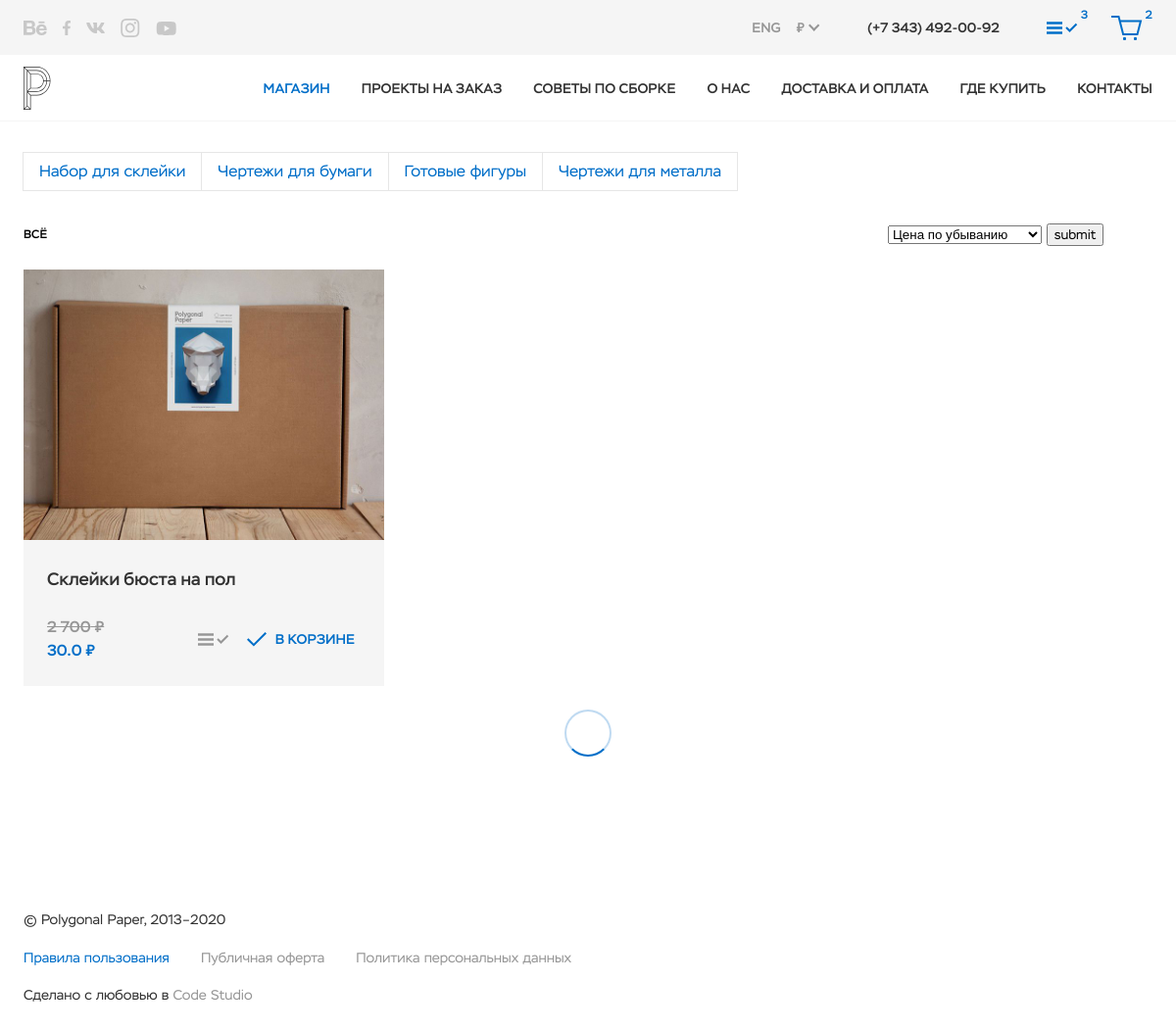
Before: /ru/na-pol/na-pol/ with the older database file.
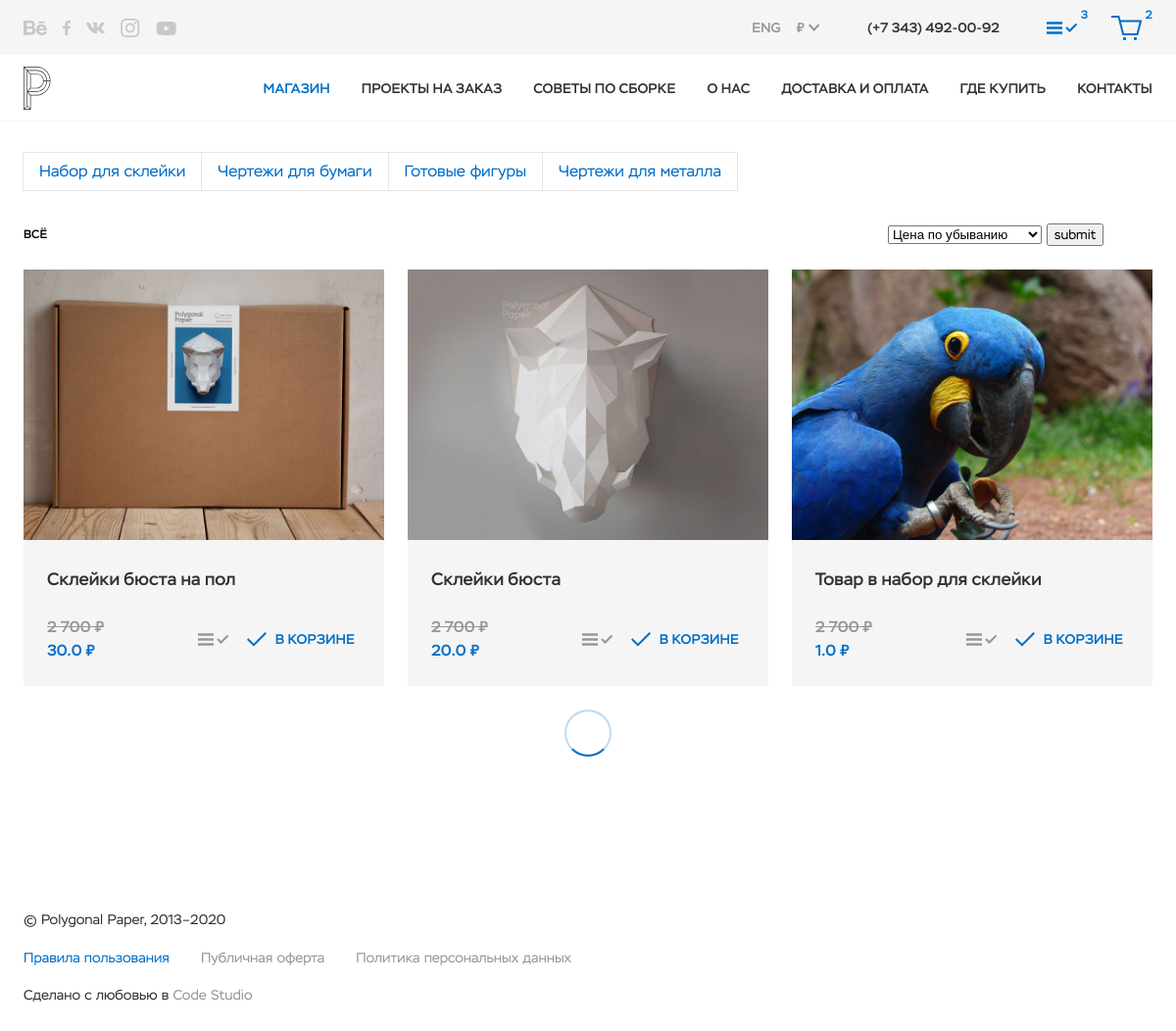
After: the same page with the newer database file.
### shop/models.py (models this page shows, shortened)
class category(models.Model):
	order = models.IntegerField('Порядок показа')
	is_active = models.BooleanField('Показывать на сайте', default=True)
	keywords = models.CharField('Ключевые слова', max_length=1000, blank=True)
	description = models.CharField('Описание', max_length=1000, blank=True)
	title = models.CharField('Заголовок', max_length=500)
	name = models.CharField('Название', max_length=300)
	slug = models.SlugField('URL', max_length=50, allow_unicode=True, blank=True,
							help_text='URL генерируется автоматически из названия раздела, но может быть задан вручную',
							unique=True)
	figure_size_heading = models.CharField('Заголовок размера фигуры', default='Размер фигуры', max_length=300)
	paper_size_heading = models.CharField('Заголовок размера бумаги', default='Размер бумаги', max_length=300)
	color_heading = models.CharField('Заголовок цвета', default='Цвет', max_length=300)
	difficulty_heading = models.CharField('Заголовок сложности', default='Сложность', max_length=300)
	time_heading = models.CharField('Заголовок времени сбора', default='Время сбора', max_length=300)
	paper_amount_heading = models.CharField('Заголовок количество листов', default='Количество листов', max_length=300)
	connected_items_heading = models.CharField('Заголовок товара в других категориях',
											   default='Товар в других категориях', max_length=300)
	bottom_heading = models.CharField('Заголовок нижнего блока', default='Что с этим делать', max_length=300)
	delivery_heading = models.CharField('Заголовок доставки и оплаты', default='Доставка и оплата', max_length=300)
	other_models_heading = models.CharField('Заголовок других моделей', default='Другие модели', max_length=300)
	class Meta:
		ordering = ['order']
		verbose_name = 'материал'
		verbose_name_plural = 'Категории'

class item(models.Model):
	order = models.IntegerField('Порядок показа')
	views = models.FloatField('Количество просмотров товара', null=True, blank=True)
	is_active = models.BooleanField('Показывать на сайте', default=True)
	keywords = models.CharField('Ключевые слова', max_length=1000, blank=True)
	description = models.CharField('Описание', max_length=1000, blank=True)
	title = models.CharField('Заголовок', max_length=500)
	slug = models.SlugField('URL', max_length=50, allow_unicode=True, blank=True,
							help_text='URL генерируется автоматически из названия раздела, но может быть задан вручную',
							unique=True)
	name = models.CharField('Название', max_length=500)
	category = models.ForeignKey(subcategory, on_delete=models.CASCADE, verbose_name='Категория')
	main_photo_xxl2 = ResizedImageField('Основное изображение', size=[2400, 1800], crop=['middle', 'center'],
										upload_to=get_file_path, quality=80,
										help_text='Формат файла: jpg, jpeg или png. Ограничение размера: 3 Мбайт.')
	main_photo_popup = models.ImageField(upload_to=get_file_path, blank=True, null=True)
	main_photo_xs2 = models.ImageField(upload_to=get_file_path, blank=True, null=True)
	main_photo_xxl = models.ImageField(upload_to=get_file_path, blank=True, null=True)
	main_photo_xs = models.ImageField(upload_to=get_file_path, blank=True, null=True)
	video_title = models.CharField('Заголовок видео-ссылки под слайдером', max_length=500, blank=True)
	video_link = models.CharField('Ссылка на видео под слайдером', max_length=500, blank=True)
	figure_size = models.CharField('Размеры фигуры', max_length=100, blank=True)
	paper_size = models.CharField('Размеры листа', max_length=100, blank=True)
	color = models.CharField('Цвет', max_length=500, blank=True)
	difficulty = models.CharField('Сложность', choices=[('1', 'Низкая'), ('2', 'Средняя'), ('3', 'Высокая')],
								  max_length=100, blank=True)
	time = models.CharField('Время сборки', max_length=500, blank=True)
	paper_amount = models.CharField('Количество листов', max_length=500, blank=True)
	about = RichTextField('Текст справа', blank=True)
	connected_items = models.ManyToManyField('self', blank=True, verbose_name='Связанные товары')
	bottom_photo_xxl2 = ResizedImageField('Картинка для нижнего блока', size=[2400, 1800], crop=['middle', 'center'],
										  upload_to=get_file_path, quality=80,
										  help_text='Формат файла: jpg, jpeg или png. Ограничение размера: 3 Мбайт.',
										  blank=True)
	bottom_photo_xs2 = models.ImageField(upload_to=get_file_path, blank=True, null=True)
	bottom_photo_xxl = models.ImageField(upload_to=get_file_path, blank=True, null=True)
	bottom_photo_xs = models.ImageField(upload_to=get_file_path, blank=True, null=True)
	bottom_list = RichTextField('Список для нижнего блока', blank=True)
	bottom_link_title = models.CharField('Заголовок файла для нижнего блока', max_length=500, blank=True)
	bottom_link = models.FileField('Файл для нижнего блока', upload_to=get_file_path,
								   validators=[FileExtensionValidator(['pdf'])],
								   help_text='Формат файла: pdf. Ограничени размера: 1 Мбайт.', blank=True)
	bottom_text = RichTextField('Текст под нижним блоком', blank=True)
	price_rub = models.IntegerField('Цена в рублях', null=True, blank=True)
	price_eur = models.IntegerField('Цена в евро', null=True, blank=True)
	price_usd = models.IntegerField('Цена в долларах', null=True, blank=True)
	weight = models.FloatField('Вес товара, кг', null=True, blank=True)
	length = models.FloatField('Длина, мм', null=True, blank=True)
	width = models.FloatField('Ширина, мм', null=True, blank=True)
	height = models.FloatField('Высота, мм', null=True, blank=True)
	__original_main_photo_xxl2 = None
	__original_bottom_photo_xxl2 = None
	def __init__(self, *args, **kwargs):
		super(item, self).__init__(*args, **kwargs)
		self.__original_main_photo_xxl2 = self.main_photo_xxl2
		self.__original_bottom_photo_xxl2 = self.bottom_photo_xxl2
	class Meta:
		ordering = ['order']
		verbose_name = 'материал'
		verbose_name_plural = 'Товары'
	@cached_property
	def display_main_image(self):
		return format_html('<img src="{img}" width="300">', img=self.main_photo_xxl2.url)
	display_main_image.short_description = 'Предпросмотр основного изображения'
	def display_bottom_image(self):
		return format_html('<img src="{img}" width="300">', img=self.bottom_photo_xxl2.url)
	display_bottom_image.short_description = 'Предпросмотр изображения нижнего блока'

### shop/views.py (the view)
# urls.py: path('<slug:category_slug>/<slug:subcategory_slug>/', views.subcategory_view, name='subcategory_view'),
def subcategory_view(request, category_slug, subcategory_slug):
	sort1 = sort(request)
	get_object_or_404(subcategory, slug=subcategory_slug)
	current_category = category.objects.filter(slug=category_slug).first()
	current_subcategory = subcategory.objects.filter(slug=subcategory_slug).first()
	all_categories = category.objects.all()
	current_subcategories = subcategory.objects.filter(category=current_category)
	items = []
	for item_object in item.objects.filter(category=current_subcategory).order_by(sort1):
		items.append(item_object)
	content = {
		'current_subcategories': current_subcategories,
		'all_categories': all_categories,
		'current_category': current_category,
		'current_subcategory': current_subcategory,
		'items': items,
	}
	return render(request, 'subcategory_filter.html', content)

### shop/views.py (called while the page is built)
def sort(request):
	val = request.POST.get('select')
	if val == '1':
		return 'price_rub'
	else:
		return '-price_rub'

### templates/subcategory_filter.html (shortened to what the changed rows need)
{% extends 'main_catalog.html' %}
{% block category %}
									<div class="tabs-content c-filter__tabs-content tabs-content--active" data-tab-content="tab-1">
										<div class="catalog-list">
											<div class="catalog-list__row">
                                    {% for item in items %}
                                    <div class="catalog-list__col">
                                        <div class="c-card c-card--model">
                                            <a class="c-card__img-wrap" href="/{{ item.category.category.slug }}/{{ item.category.slug }}/{{ item.slug }}">
                                                <div class="c-card__img-ratio">
                                                    <picture>
                                                        <source media="(min-width: 2560px)" srcset="{{ item.main_photo_xxl.url }} 1x, {{ item.main_photo_xxl2.url }} 2x">
                                                        <img class="c-card__img" src="{{ item.main_photo_xs.url }}" srcset="{{ item.main_photo_xs2.url }} 2x" width="728" height="546" alt="">
                                                    </picture>
                                                </div>
                                            </a>
                                            <div class="c-card__content">
                                                <h3 class="c-card__title">
                                                    <a class="c-card__title-link" href="catalog-item.html">{{ item.title }}</a>
                                                </h3>
                                                <div class="c-card__footer">
                                                    <div class="price price--c-card">
                                                        <div class="price__value price__value--old">2&nbsp;700<span
                                                                class="price__unit">&nbsp;₽</span></div>
                                                        <div class="price__value">{{ item.price_rub }}<span
                                                                class="price__unit">&nbsp;₽</span></div>
                                                    </div>
                                                    <div class="c-card__buttons">
                                                        <button class="btn-count btn-count--short btn-count--card"
                                                                type="button">
                                                            <div class="btn-count__icon-wrap">
                                                                <svg class="btn-count__icon" viewBox="0 0 32 25"
                                                                     width="32" height="25">
                                                                    <use xlink:href="img/sprite.svg#icon-compare"></use>
                                                                </svg>
                                                            </div>
                                                        </button>
                                                        <button class="btn-count btn-count--buy btn-count--card btn-count--active"
                                                                type="button">
                                                            <div class="btn-count__icon-wrap">
                                                                <svg class="btn-count__icon" viewBox="0 0 22 19"
                                                                     width="22" height="19">
                                                                    <use xlink:href="img/sprite.svg#icon-btn-cart-check"></use>
                                                                </svg>
                                                            </div>
                                                            <span class="btn-count__title">В корзине</span>
                                                        </button>
                                                    </div>
                                                </div>
                                            </div>
                                        </div>
                                    </div>
                                    {% endfor %}
{% endblock %}

### templates/main_catalog.html (shortened to what this page needs)
{% extends 'base.html' %}
{% load static %}
{% block content %}
<main class="page__main">
				<section class="section section--top">
					<div class="section__container">
						<div class="section__row">
							<div class="section__col">
								<div class="c-filter">
									<div class="c-filter__row">
										<div class="c-filter__products">
											<div class="tabs js-tabs">
												<div class="tabs__list">
													<ul class="tabs-list c-filter__tabs-list">
														{% for category in all_categories %}
														<a href="../../{{ category.slug }}">
														{% if category.title == current_category.title %}
															<li class="tabs-list__item js-tabs-trigger tabs-list__item--active" data-tab="tab-1">{{ category.title }}</li></a>
														{% else%}
														<li class="tabs-list__item js-tabs-trigger" data-tab="tab-1">{{ category.title }}</li></a>
														{% endif %}
														{% endfor %}
													</ul>
												</div>
											</div>
										</div>
									</div>
									<div class="c-filter__row">
										<div class="c-filter__types">
											<ul class="filter-list">
                                                {% block category %}
                                                {% endblock %}
                                            </div>
                                        </div>
										<div class="preloader preloader--catalog">
											<div class="preloader__spinner"></div>
										</div>
									</div>
								</div>
							</div>
						</div>
					</div>
				</section>
			</main>
		</div>
{% endblock %}

Changed rows visible on the page:
now on this page (row edited): item: main_photo_xs (picture), title "Cклейки бюста", price_rub "20.0"
now on this page (row edited): item: main_photo_xs (picture), title "Товар в набор для склейки", price_rub "1.0"
